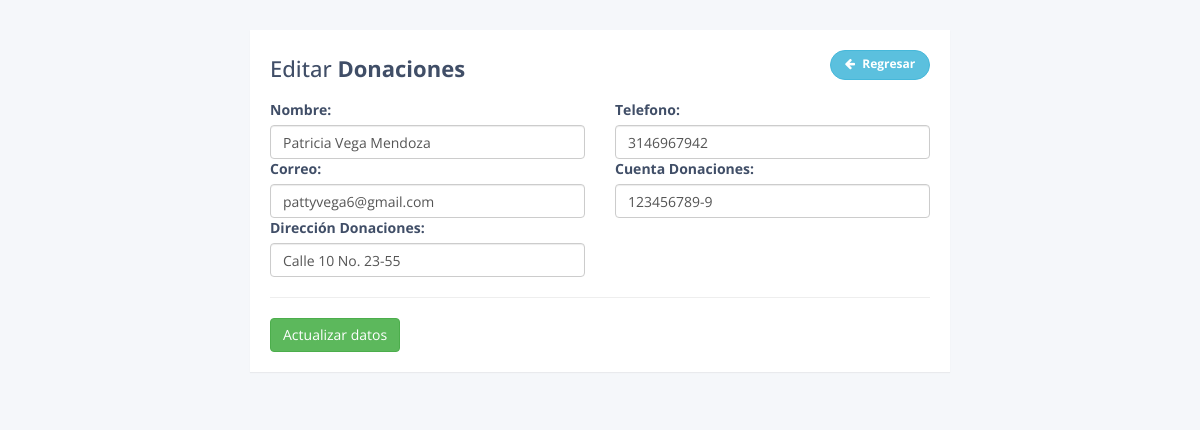
The page /CRUD/donaciones/update.php?id=1 on the database its author committed.
### tables this page shows
CREATE TABLE `donaciones` (
  `id` int(20) NOT NULL,
  `nombre` varchar(200) NOT NULL,
  `telefono` varchar(30) NOT NULL,
  `correo` varchar(100) NOT NULL,
  `cuenta_donaciones` varchar(200) NOT NULL,
  `dir_donaciones` varchar(200) NOT NULL
);

### CRUD/donaciones/database.php (called while the page is built, shortened)
<?php
	class Database{
		private $con;
		private $dbhost="localhost";
		private $dbuser="root";
		private $dbpass="";
		private $dbname="patitas";
		public function connect_db(){
			$this->con = mysqli_connect($this->dbhost, $this->dbuser, $this->dbpass, $this->dbname);
		}
		public function single_record($id){
			$sql = "SELECT * FROM donaciones where id='$id'";
			$res = mysqli_query($this->con, $sql);
			$return = mysqli_fetch_object($res );
			return $return ;
		}
	}
?>

### CRUD/donaciones/update.php (the view, shortened to what this page needs)
<?php
	if (isset($_GET['id'])){
		$id=intval($_GET['id']);
	} else {
		header("location:index.php");
	}
?>
<!DOCTYPE html>
<html lang="en">
<head>
<link rel="stylesheet" href="https://maxcdn.bootstrapcdn.com/font-awesome/4.7.0/css/font-awesome.min.css">
<link rel="stylesheet" href="https://maxcdn.bootstrapcdn.com/bootstrap/3.3.7/css/bootstrap.min.css">
<link rel="stylesheet" href="css/custom.css">
</head>
<body>
    <div class="container">
        <div class="table-wrapper">
            <div class="table-title">
                <div class="row">
                    <div class="col-sm-8"><h2>Editar <b>Donaciones</b></h2></div>
                    <div class="col-sm-4">
                        <a href="index.php" class="btn btn-info add-new"><i class="fa fa-arrow-left"></i> Regresar</a>
                    </div>
                </div>
            </div>
            <?php
				include ("database.php");
				$donaciones= new Database();
					?>
					<?php
				$datos_donacion=$donaciones->single_record($id);
			?>
			<div class="row">
				<form method="post">
				<div class="col-md-6">
					<label>Nombre:</label>
					<input type="text" name="nombre" id="nombre" class='form-control' maxlength="100" required  value="<?php echo $datos_donacion->nombre;?>">
				</div>
				<div class="col-md-6">
					<label>Telefono:</label>
					<input type="text" name="telefono" id="telefono" class='form-control' maxlength="100" required value="<?php echo $datos_donacion->telefono;?>">
				</div>
				<div class="col-md-6">
					<label>Correo:</label>
					<input type="mail" name="correo" id="correo" class='form-control' maxlength="255" required value="<?php echo $datos_donacion->correo;?>">
				</div>
				<div class="col-md-6">
					<label>Cuenta Donaciones:</label>
					<input type="text" name="cuenta_donaciones" id="cuenta_donaciones" class='form-control' maxlength="15" required value="<?php echo $datos_donacion->cuenta_donaciones;?>">
				</div>
				<div class="col-md-6">
					<label>Dirección Donaciones:</label>
					<input type="text" name="dir_donaciones" id="dir_donaciones" class='form-control' maxlength="64" required value="<?php echo $datos_donacion->dir_donaciones;?>">
				</div>
				<div class="col-md-12 pull-right">
				<hr>
					<button type="submit" class="btn btn-success">Actualizar datos</button>
				</div>
				</form>
			</div>
        </div>
    </div>
</body>
</html>

### CRUD/donaciones/css/custom.css (style rules this page uses)
body { color: #404E67; background: #F5F7FA; font-family: 'Open Sans', sans-serif; }
.table-wrapper { width: 700px; margin: 30px auto; background: #fff; padding: 20px; box-shadow: 0 1px 1px rgba(0,0,0,.05); }
.table-title { padding-bottom: 10px; margin: 0 0 10px; }
.table-title h2 { margin: 6px 0 0; font-size: 22px; }
.table-title .add-new { float: right; height: 30px; font-weight: bold; font-size: 12px; text-shadow: none; min-width: 100px; border-radius: 50px; line-height: 13px; }
.table-title .add-new i { margin-right: 4px; }

### rows shown on the page
donaciones: nombre "Patricia Vega Mendoza", telefono "3146967942", correo "pattyvega6@gmail.com", cuenta_donaciones "123456789-9", dir_donaciones "Calle 10 No. 23-55"
